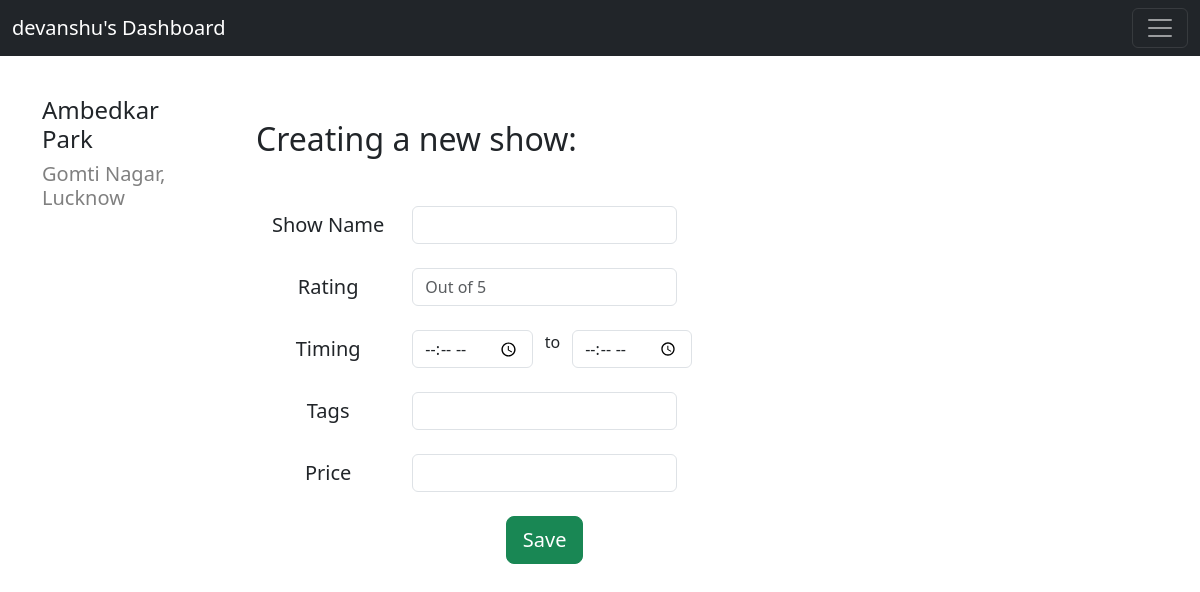
/admin/1/24/create_show, run on the app's committed database.
### app.py (models this page shows)
class Admin(db.Model):
    __tablename__='admin'
    admin_id = db.Column(db.Integer, primary_key=True, autoincrement=True)
    admin_name = db.Column(db.String, nullable=False)
    admin_password=db.Column(db.String, nullable=False )

class Venue(db.Model):
    __tablename__='venue'
    venue_id=db.Column(db.Integer, primary_key=True, autoincrement=True)
    venue_name=db.Column(db.String, nullable=False)
    place=db.Column(db.String, nullable=False)
    location=db.Column(db.String, nullable=False)
    capacity=db.Column(db.Integer, nullable=False)

### app.py (the view, shortened to what this page needs)
@app.route("/admin/<int:admin_id>/<int:venue_id>/create_show",methods=['GET','POST'])
def create_show(admin_id,venue_id):
    admin=Admin.query.get_or_404(admin_id)
    venue=Venue.query.get_or_404(venue_id)
    if request.method=='GET':
        return render_template('create_show.html',admin=admin,venue=venue)

### templates/create_show.html (shortened to what this page needs)
<!doctype html>
<html lang="en">
<head>
    <link href="https://cdn.jsdelivr.net/npm/bootstrap@5.3.0-alpha1/dist/css/bootstrap.min.css" rel="stylesheet"
>
</head>
<body>
    <nav class="navbar navbar-dark bg-dark fixed-top">
        <div class="container-fluid">
            <a class="navbar-brand" href="#">{{ admin.admin_name}}'s Dashboard</a>
            <button class="navbar-toggler" type="button" data-bs-toggle="offcanvas"
                data-bs-target="#offcanvasDarkNavbar" aria-controls="offcanvasDarkNavbar">
                <span class="navbar-toggler-icon"></span>
            </button>
        </div>
    </nav>
    <br>
    <br>
    <br>
    <br>
    <div class="container">
        <div class="row">
            <div class="col-2">
                <div >
                    <h4>{{ venue.venue_name }}</h4>
                    <h5 style="color:grey">{{ venue.place }}, {{venue.location}}</h5>
                </div>
                <br>
            </div>
            <div class="col-10">
                <div class="mx-4 my-4">
                    <h2>
                        Creating a new show:
                    </h2>
                </div>
                <br>
                <div class="container text-center">
                    <div class="col-8">
                        <form class="mx-4"
                            action="{{url_for('create_show',admin_id=admin.admin_id,venue_id=venue.venue_id)}}"
                            method="POST">
                            <div class="row mb-3 ">
                                <label for="inputEmail3" class="col-sm-3 col-form-label">
                                    <h5>Show Name</h5>
                                </label>
                                <div class="col-sm-6">
                                    <input type="text" name='name' class="form-control" id="inputEmail3" required>
                                </div>
                            </div>
                            <div class="row mb-3 ">
                                <label for="inputEmail3" class="col-sm-3 col-form-label">
                                    <h5>Rating</h5>
                                </label>
                                <div class="col-sm-6">
                                    <input type="number" name="rating" placeholder="Out of 5" min="0" max='5' step='0.1'
                                        class="form-control" id="inputEmail3" required>
                                </div>
                            </div>
                            <div class="row mb-3 ">
                                <label for="appt" class="col-sm-3 col-form-label">
                                    <h5>Timing</h5>
                                </label>
                                <div class="col-sm-3">
                                    <input type="time" class="form-control" id="appt" name="appt1" required>
                                </div>
                                to
                                <div class="col-sm-3">
                                    <input type="time" class="form-control" id="appt" name="appt2" required>
                                </div>
                            </div>
                            <div class="row mb-3 ">
                                <label for="inputEmail3" class="col-sm-3 col-form-label">
                                    <h5>Tags</h5>
                                </label>
                                <div class="col-sm-6">
                                    <input type="text" name="tags" class="form-control" id="inputEmail3" required>
                                </div>
                            </div>
                            <div class="row mb-3 ">
                                <label for="inputEmail3" class="col-sm-3 col-form-label">
                                    <h5>Price</h5>
                                </label>
                                <div class="col-sm-6">
                                    <input type="number" name="price" class="form-control" id="inputEmail3" required>
                                </div>
                            </div>
                            <div class="col-12">
                                <button type="submit" class="btn btn-success btn-lg">Save</button>
                            </div>
                        </form>
                    </div>
                </div>
            </div>
        </div>
    </div>
</body>
</html>

### data on the page
Admin: admin_name "devanshu"
Venue: venue_name "Ambedkar Park", place "Gomti Nagar", location "Lucknow"
